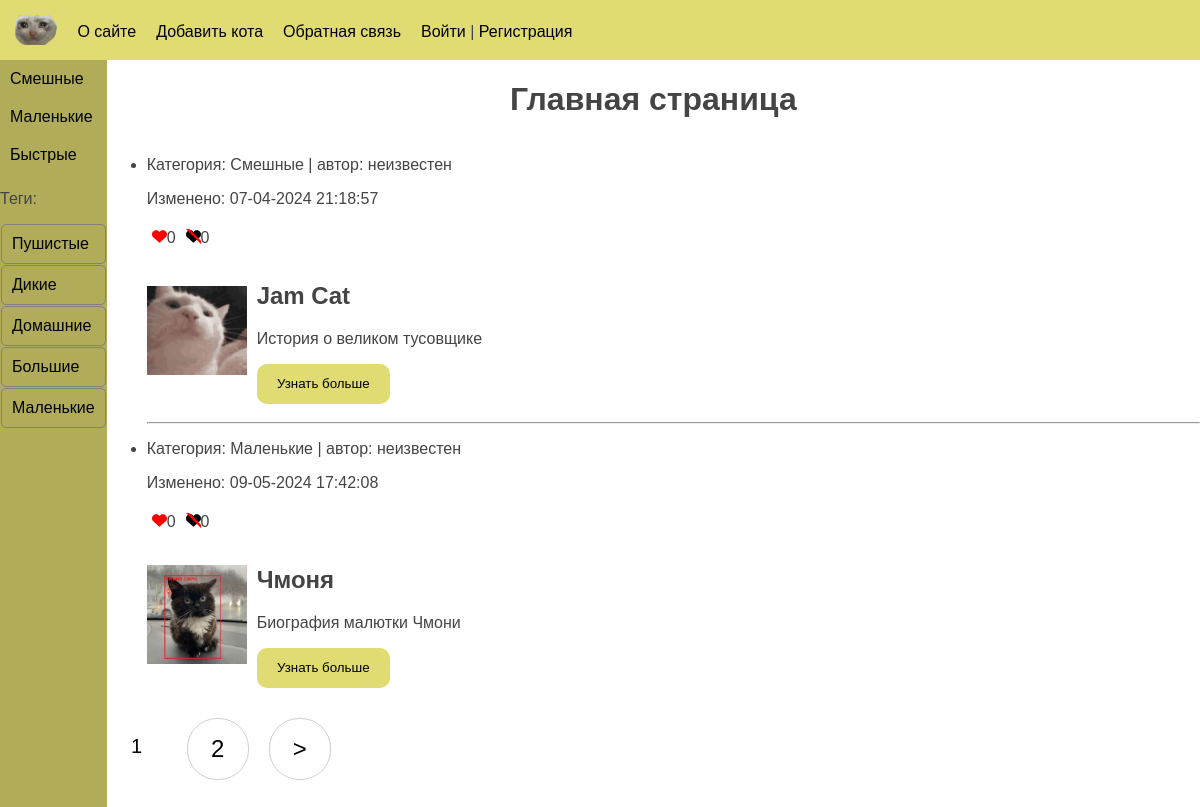
The app's page /, older data.
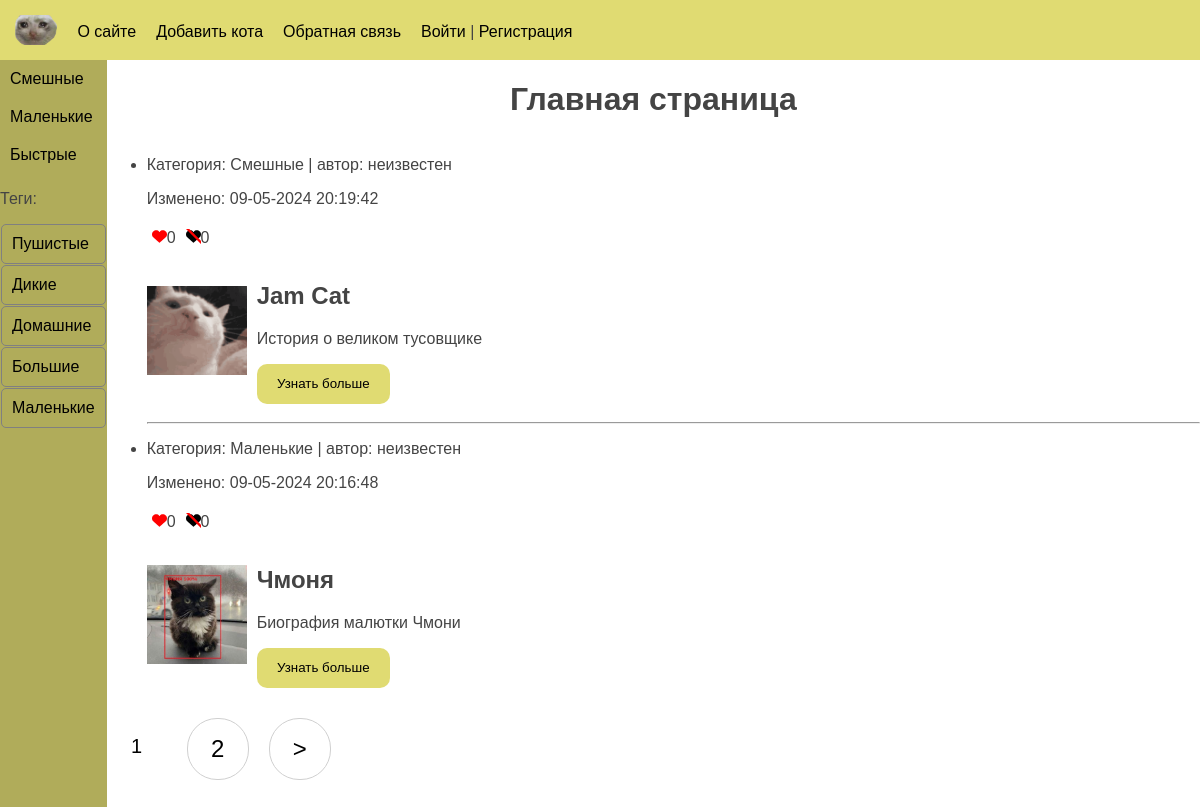
The same page, newer data.
### cats/models.py (models this page shows, shortened)
class Cat(models.Model):
    class Meta:
        ordering = ['-time_create']
        indexes = [models.Index(fields=['-time_create'])]
        verbose_name = 'Коты'
        verbose_name_plural = 'Коты'
    class Status(models.IntegerChoices):
        DRAFT = 0, 'Черновик'
        PUBLISHED = 1, 'Опубликовано'
    objects = models.Manager()
    published = PublishedModel()
    title = models.CharField(max_length=255, verbose_name='Заголовок')
    slug = models.SlugField(max_length=255, unique=True, db_index=True, verbose_name='URL')
    content = models.TextField(blank=True, verbose_name='Содержимое')
    time_create = models.DateTimeField(auto_now_add=True, verbose_name='Дата создания')
    time_update = models.DateTimeField(auto_now=True, verbose_name='Дата обновления')
    is_published = models.BooleanField(choices=tuple(map(lambda x: (bool(x[0]), x[1]), Status.choices)), default=Status.DRAFT, verbose_name='Статус')
    img = models.CharField(max_length=255, blank=True, verbose_name='Адрес изображения')
    photo = models.ImageField(upload_to="photos/%Y/%m/%d/", default=None, blank=True, null=True, verbose_name='Фото')
    category = models.ForeignKey('Category', on_delete=models.PROTECT, related_name='posts', verbose_name='Категории')
    tags = models.ManyToManyField('TagPosts', blank=True, related_name='tags', verbose_name='Тэги')
    owners = models.OneToOneField('Owners', on_delete=models.SET_NULL, null=True, blank=True, related_name='pet', verbose_name='Владельцы')
    author = models.ForeignKey(get_user_model(), on_delete=models.SET_NULL, related_name='posts', null=True, default=None)
    def get_absolute_url(self):
        return reverse('post', kwargs={'post_slug': self.slug})

class Category(models.Model):
    class Meta:
        verbose_name = 'Категория'
        verbose_name_plural = 'Категории'
    name = models.CharField(max_length=100, db_index=True, verbose_name='Категория')
    slug = models.SlugField(max_length=255, db_index=True, verbose_name='URL')
    def get_absolute_url(self):
        return reverse('category', kwargs={'category_slug': self.slug})

### cats/views.py (the view)
# urls.py: path('', views.CatsHome.as_view(), name='home'),
class CatsHome(DataMixin, ListView):
    template_name = 'cats/index.html'
    context_object_name = 'cats'
    def get_queryset(self):
        return Cat.published.all().select_related('category')
    def get_context_data(self, *, object_list=None, **kwargs):
        return self.get_mixin_context(
            super().get_context_data(**kwargs),
            title='Главная страница',
            selected_id=0
        )

### cats/models.py (called while the page is built)
    def get_queryset(self):
        return super().get_queryset().filter(is_published=Cat.Status.PUBLISHED)

    def get_absolute_url(self):
        return reverse('tag', kwargs={'tag_slug': self.slug})

### cats/templatetags/cats_tags.py (called while the page is built)
@register.inclusion_tag('cats/list_categories.html')
def show_categories(selected_index=0):
    categories = Category.objects.all()
    return {"cats": categories, "selected_id": selected_index}

@register.inclusion_tag('cats/list_tags.html')
def show_all_tags():
    return {"tags": TagPosts.objects.all()}

### cats/utils.py (called while the page is built)
    def get_mixin_context(self, context, **kwargs):
        if self.title_page:
            context['title'] = self.title_page
        context['selected_id'] = None
        context.update(kwargs)
        return context

### users/context_processor.py (called while the page is built)
def get_cat_context(request):
    return {'mainmenu': menu}

### cats/templates/cats/index.html (shortened to what this page needs)
{% extends 'base.html' %}
{% load static %}
{% block content %}
        <div class="full-width">
            <div class="container-center"> <h1> {{title}} </h1></div>
            <ul>
                {% for cat in cats %}
                        <li>
                            <div>
                                <p>Категория: {{ cat.category.name }} | автор: {{ cat.author.username|default:"неизвестен" }} </p>
                                <p>Изменено: {{ cat.time_update|date:"d-m-Y H:i:s" }}</p>
                            </div>
                            <div class="container-inline">
                                <div class="default-padding container-inline">
                                    <img src="{% static 'cats/images/like.svg' %}" alt="Likes:" height="15px">
                                    <div>{{ cat.likes.count }}</div>
                                </div>
                                <div class="default-padding container-inline">
                                    <img src="{% static 'cats/images/dislike.svg' %}" alt="Likes:" height="15px">
                                    <div>{{ cat.dislikes.count }}</div>
                                </div>
                            </div>
                            <div class="container-inline align-v-center">
                                <div>
                                    <img src="{% static cat.img %}" alt="FunnyCats" width="100px">
                                </div>
                                <div style="padding: 10px;" class="full-width">
                                    <h2>{{ cat.title }}</h2>
                                    {% autoescape off %}
                                        <p>{{ cat.content|linebreaks|truncatewords:50 }}</p>
                                    {% endautoescape %}
                                    <div>
                                        <a href="{{ cat.get_absolute_url }}">
                                        <button type="button" class="button">Узнать больше</button>
                                        </a>
                                    </div>
                                </div>
                            </div>
                            {% if not forloop.last %}
                                <hr>
                            {% endif %}
                        </li>
                {% endfor %}
            </ul>
        </div>
{% endblock %}
{% block navigation %}
{% if page_obj.has_other_pages %}
    <nav class="list-pages">
        <ul>
            {% for p in paginator.page_range %}
            {% if page_obj.number == p %}
                <li class="page-num page-num-selected">{{p}}</li>
            {% elif p >= page_obj.number|add:-2 and p <= page_obj.number|add:2 %}
                <li class="page-num">
                    <a href="?page={{p}}">{{p}}</a>
                </li>
            {% endif %}
            {% endfor %}
            {% if page_obj.has_next %}
                <li class="page-num">
                    <a href="?page={{page_obj.next_page_number}}">&gt;</a>
                </li>
            {% endif %}
        </ul>
    </nav>
{% endif %}
{% endblock %}

Row changes from the older to the newer data that the page shows:
changed Cat "Jam Cat": time_update "07-04-2024 21:18:57" → "09-05-2024 20:19:42"
changed Cat "Чмоня": time_update "09-05-2024 17:42:08" → "09-05-2024 20:16:48"
